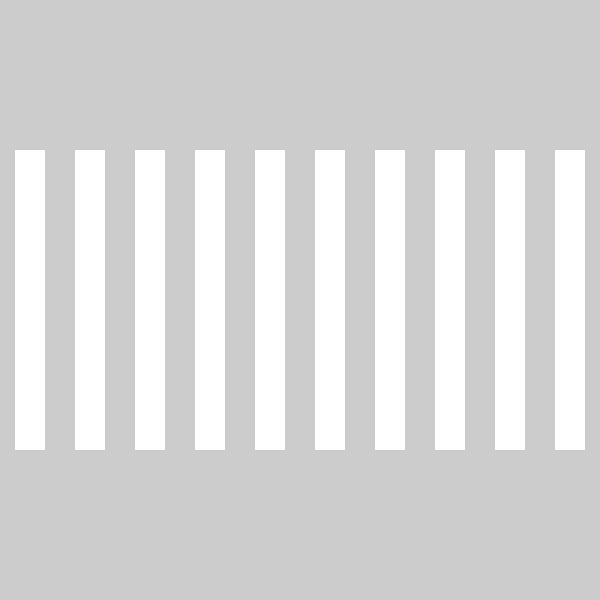
Frame 1 (no input)
Frame 60 (the mouse pressed at the canvas centre just before this capture): identical to frame 1, image omitted
Frame 120 (the mouse held since frame 60 and released just before this capture): identical to frame 1, image omitted

The Processing sketch that drew this single still picture (run headless with seeded random() and noise(); from frame 60 on, the mouse is pressed at the canvas centre):

// Processing sketch: QUESTION12_solution
// ── QUESTION12_solution.pde
void setup() {
  size(600, 600);
  noStroke();
}
int x = 15;
void draw() {
  //background(150);
  for (int i = 0; i < 10; i++) {
    rect(x, 150, 30, 300);
    x += 60;
  }
}
